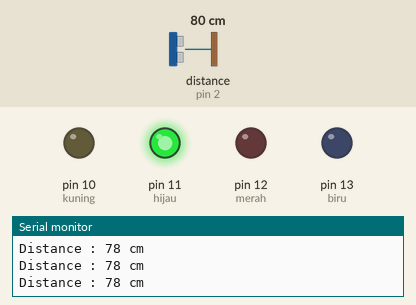
The sketch below on a simulated Arduino Uno, built with avr-gcc and run on an emulated ATmega328P. Parts: output pins drawn as LEDs (lit = HIGH), the last lines printed to the serial monitor. Wiring (inferred from the names in the program): ultrasonic range finder: trigger pin 3; echo pin 2. The inputs (shaded band) are chosen by the test bench; at power-on: distance to the obstacle (sensor on pin 2) 80 cm. The echo pulse lasts 58.3 µs per cm; pins used as bus, display or sensor lines are not drawn.

Above: at 1.2 s.
1.3 s: distance to the obstacle (sensor on pin 2) set to 198 cm
4.3 s: distance to the obstacle (sensor on pin 2) set to 208 cm
At 4.6 s:
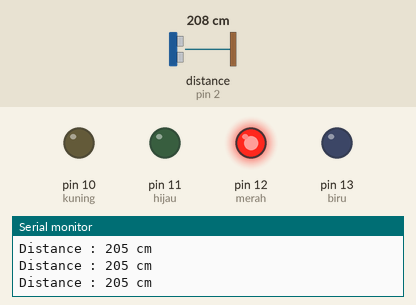
5.8 s: distance to the obstacle (sensor on pin 2) set to 120 cm
At 7.0 s:
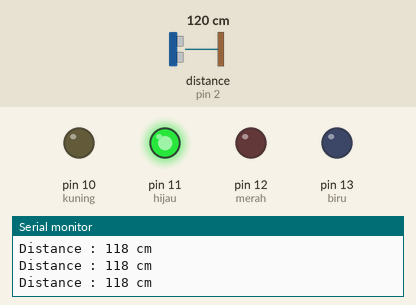
8.8 s: distance to the obstacle (sensor on pin 2) set to 250 cm
At 9.4 s:
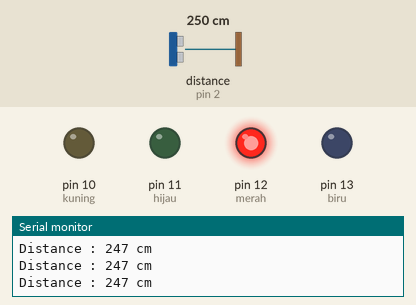
Timing chart, 0 to 11.3 s (numbered marks = the images above; inputs shaded):
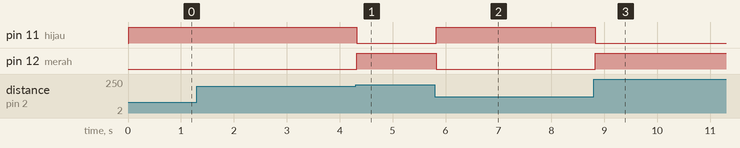

The sketch:

UAS_21_12_20201.ino
```cpp
#define echoPin 2 // attach pin D2 Arduino to pin Echo of HC-SR04
#define trigPin 3 //attach pin D3 Arduino to pin Trig of HC-SR04

//deklarasi variabel
long duration; //variabel durasi
int distance; //variabel jarak

int biru = 13;//variabel LED
int merah = 12;
int hijau = 11;
int kuning = 10;

void setup() {
  pinMode(trigPin, OUTPUT); //Set trigPin as OUTPUT
  pinMode(echoPin, INPUT); //Set echoPin as INPUT
  Serial.begin(9600); //Serial komunikasi media ke monitor
  //print text ke monitor
  Serial.println("Ultrasonic Sensor HC-SR04 + 4 LED");
  Serial.println("with Arduino UNO R3");
  //set LED OUTPUT
  pinMode(biru, OUTPUT);
  pinMode(merah, OUTPUT);
  pinMode(hijau, OUTPUT);
  pinMode(kuning, OUTPUT);

}

void loop() {
  //Meng enol kan kondisi trigPin
  digitalWrite(trigPin, LOW);
  delayMicroseconds(2);
  //Set trigPin HIGH (ACTIVE) for 10 microseconds
  digitalWrite(trigPin, HIGH);
  delayMicroseconds(10);
  digitalWrite(trigPin, LOW);
  //baca echoPin, kembalikan nilai sound wave travel time in microseconds
  duration = pulseIn(echoPin, HIGH);
  //menghitung jarak
  distance = duration * 0.034 / 2; //Speed of sound wave divided by 2 (go and back)
  //memunculkan jarak ke Serial Monitor
  Serial.print("Distance : ");
  Serial.print(distance);
  Serial.println(" cm");

  if(distance > 0 && distance < 200){
    digitalWrite(biru, LOW);
    digitalWrite(merah, LOW);
    digitalWrite(hijau, HIGH);
    digitalWrite(kuning, LOW);
  }else if (distance >= 200 && distance < 300){
    digitalWrite(biru, LOW);
    digitalWrite(merah, HIGH);
    digitalWrite(hijau, LOW);
    digitalWrite(kuning, LOW);
  }else if (distance >= 300){
    digitalWrite(biru, HIGH);
    digitalWrite(merah, LOW);
    digitalWrite(hijau, LOW);
    digitalWrite(kuning, HIGH);
  }

}
//Sensor Ultrasonik + 3 LED by : Irfan Arsyananda-021
```

Measured:
- the behaviour switches between 202 and 203 cm on distance to the obstacle (sensor on pin 2) (found by bisection; images 0 and 1)
- after the input at 4.3 s, pin 11 (hijau): HIGH → LOW at once; pin 12 (merah): LOW → HIGH at once
- after the input at 5.8 s, pin 11 (hijau): LOW → HIGH at once; pin 12 (merah): HIGH → LOW at once
- after the input at 8.8 s, pin 11 (hijau): HIGH → LOW at once; pin 12 (merah): LOW → HIGH at once
